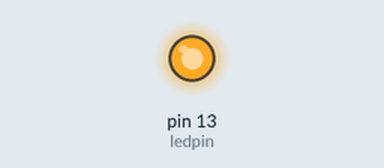
Bench run of a program on a simulated Arduino Uno, built with avr-gcc and run on an emulated ATmega328P. Shown: output pins drawn as LEDs (lit = HIGH). What the program prints to the serial monitor is not drawn.

Above: at 0.1 s.
At 1.1 s:
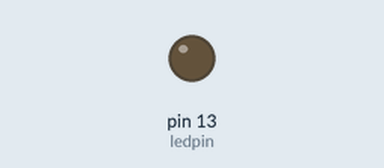
Timing chart, 0 to 2.6 s (numbered marks = the images above):
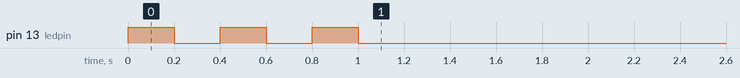

The program:

main.cpp
```cpp
#include <Arduino.h>
#include <Wire.h>


#define i2c_addr 8
#define msg_size 4

char char0 = 'A';
char char1 = 'B';
char char2 = 'C';
char char3 = 'D';
int ledpin = 13;

char char_array [] = {'A', 'B', 'C', 'D'};

void transmit_four(){
  Serial.println("Request!");
  digitalWrite(ledpin, HIGH);
  Wire.write(char0);
  Wire.write(char1);
  Wire.write(char2);
  Wire.write(char3);
  //Wire.write(char_array, msg_size);
  //Wire.endTransmission(true);

  delay(200);
  digitalWrite(ledpin, LOW);
  delay(200);
}

void setup() {
  Serial.begin(9600);
  pinMode(ledpin, OUTPUT);

  digitalWrite(ledpin, HIGH);
  delay(200);
  digitalWrite(ledpin, LOW);
  delay(200);
  digitalWrite(ledpin, HIGH);
  delay(200);
  digitalWrite(ledpin, LOW);
  delay(200);
  digitalWrite(ledpin, HIGH);
  delay(200);
  digitalWrite(ledpin, LOW);
  delay(200);


  Wire.begin(i2c_addr);
  Wire.onRequest(transmit_four);
  Serial.println("Starting!");
}

void loop() {
  delay(100);
}
```
